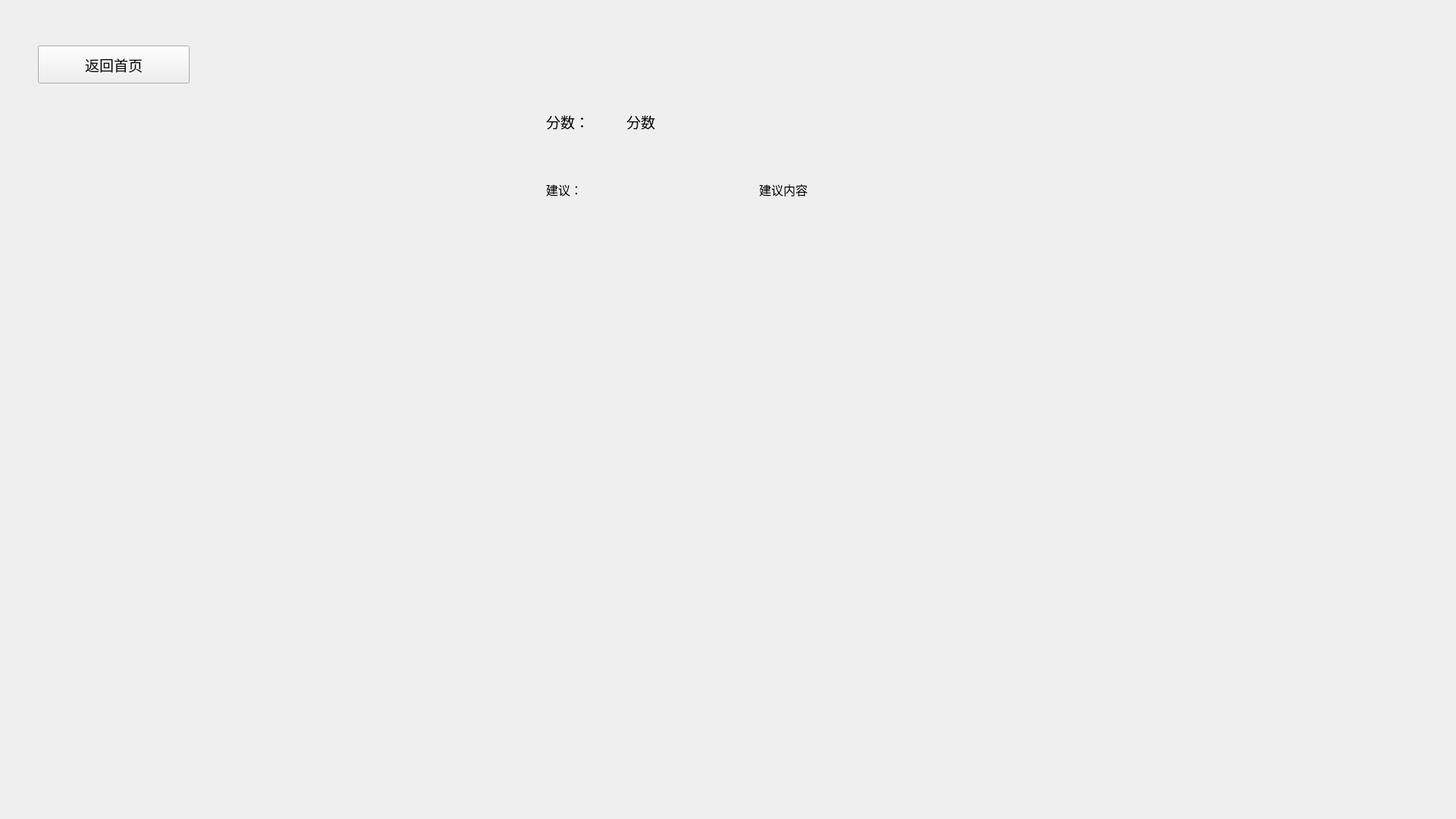
<?xml version="1.0" encoding="UTF-8"?>
<ui version="4.0">
 <class>Score</class>
 <widget class="QWidget" name="Score">
  <property name="geometry">
   <rect>
    <x>0</x>
    <y>0</y>
    <width>1920</width>
    <height>1080</height>
   </rect>
  </property>
  <property name="windowTitle">
   <string>Form</string>
  </property>
  <widget class="QPushButton" name="jumpToMainWindowP">
   <property name="geometry">
    <rect>
     <x>50</x>
     <y>60</y>
     <width>200</width>
     <height>50</height>
    </rect>
   </property>
   <property name="font">
    <font>
     <family>Adobe Arabic</family>
     <pointsize>14</pointsize>
    </font>
   </property>
   <property name="text">
    <string>返回首页</string>
   </property>
  </widget>
  <widget class="QWidget" name="horizontalLayoutWidget">
   <property name="geometry">
    <rect>
     <x>720</x>
     <y>120</y>
     <width>191</width>
     <height>80</height>
    </rect>
   </property>
   <layout class="QHBoxLayout" name="horizontalLayout">
    <property name="spacing">
     <number>20</number>
    </property>
    <item>
     <widget class="QLabel" name="label">
      <property name="font">
       <font>
        <family>Adobe Arabic</family>
        <pointsize>14</pointsize>
       </font>
      </property>
      <property name="text">
       <string>分数：</string>
      </property>
     </widget>
    </item>
    <item>
     <widget class="QLabel" name="scoreL">
      <property name="font">
       <font>
        <family>Adobe Arabic</family>
        <pointsize>14</pointsize>
       </font>
      </property>
      <property name="text">
       <string>分数</string>
      </property>
     </widget>
    </item>
   </layout>
  </widget>
  <widget class="QWidget" name="horizontalLayoutWidget_2">
   <property name="geometry">
    <rect>
     <x>720</x>
     <y>210</y>
     <width>541</width>
     <height>80</height>
    </rect>
   </property>
   <layout class="QHBoxLayout" name="horizontalLayout_2">
    <property name="spacing">
     <number>20</number>
    </property>
    <item>
     <widget class="QLabel" name="label_2">
      <property name="font">
       <font>
        <family>Adobe Arabic</family>
        <pointsize>12</pointsize>
       </font>
      </property>
      <property name="text">
       <string>建议：</string>
      </property>
     </widget>
    </item>
    <item>
     <widget class="QLabel" name="suggestionL">
      <property name="font">
       <font>
        <family>Adobe Arabic</family>
        <pointsize>12</pointsize>
       </font>
      </property>
      <property name="text">
       <string>建议内容</string>
      </property>
      <property name="wordWrap">
       <bool>true</bool>
      </property>
     </widget>
    </item>
   </layout>
  </widget>
 </widget>
 <resources/>
 <connections/>
</ui>
